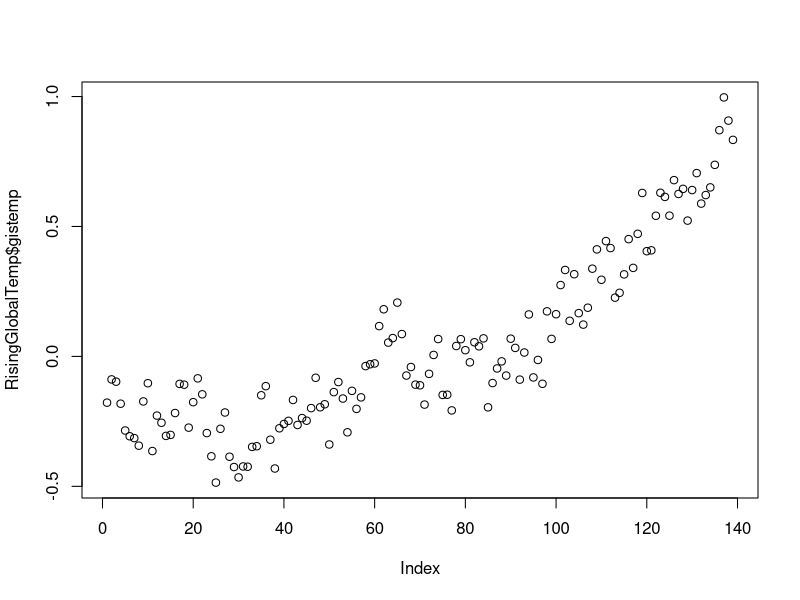
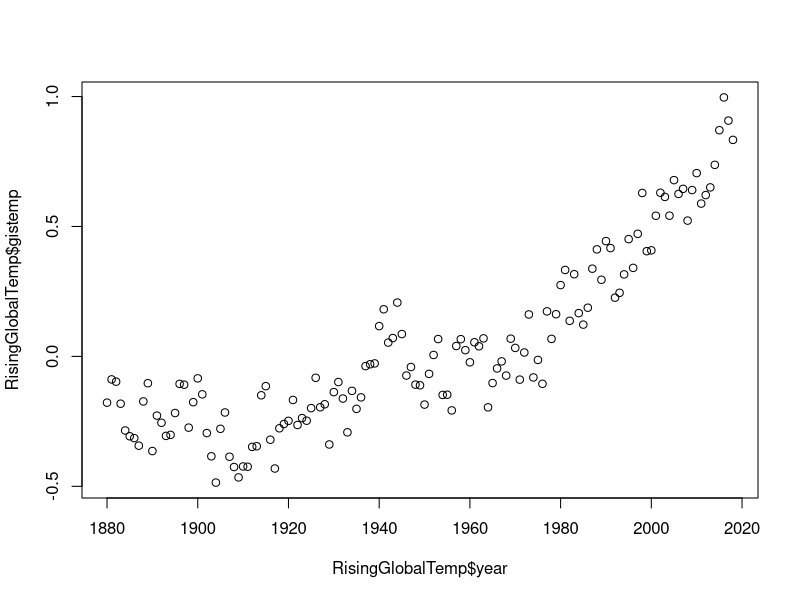
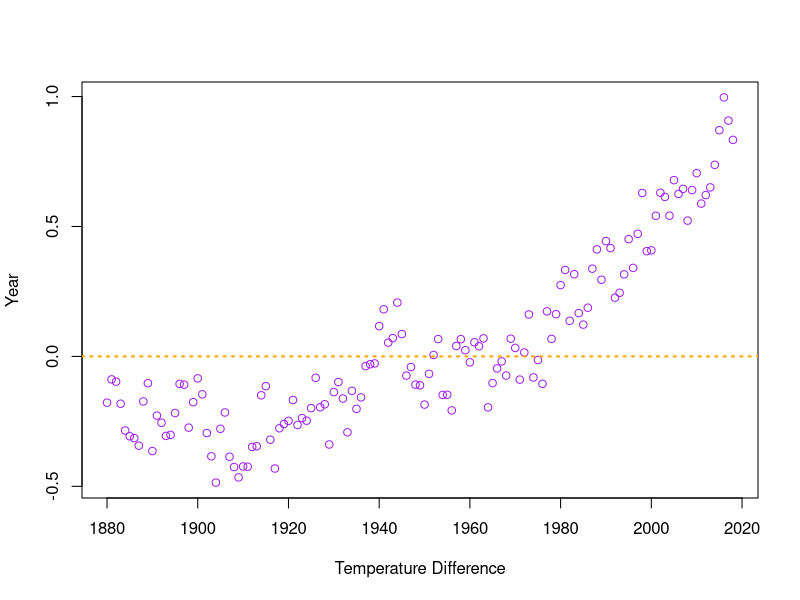
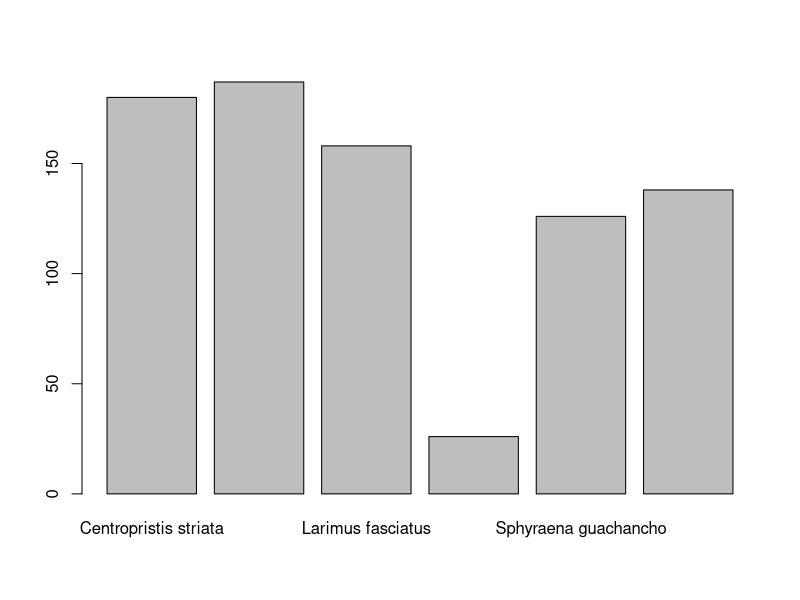
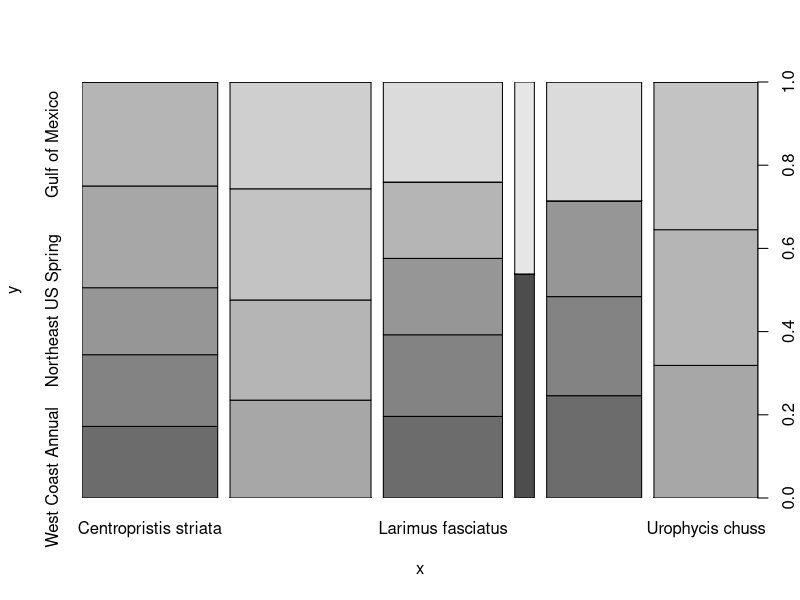

Write the R code that produced these figures, in order.
## ---- chunk 1
## loading required packages 

library(tidyverse) 

# includes ggplot2, dplyr, and readr [e.g., library(ggplot2); library(dplyr); library(readr)]

## ---- chunk 2

Fish6Species <- read_csv("Fish6Species.csv")
RisingGlobalTemp <- read_csv("RisingGlobalTemp.csv")

## ---- chunk 3
## run this to get the column names
colnames(RisingGlobalTemp)
## ---- chunk 4
plot(RisingGlobalTemp$gistemp) #scatterplot (by index)
## ---- chunk 5
plot(x = RisingGlobalTemp$year, y = RisingGlobalTemp$gistemp) # bivariate plot
## ---- chunk 6
plot(RisingGlobalTemp$year,RisingGlobalTemp$gistemp, xlab="Temperature Difference",
     ylab="Year", col="purple") # bivariate plot
## the abline adds a horizontal line at y=0. 
## lty changes the line type. lwd changes the line width.
abline(h=0, col="orange", lty=3, lwd=2)
## ---- chunk 7
## #[Your code and comments go in this code chunk] HINT: You may want to copy and paste the above code and modify accordingly.

## ---- chunk 8
## run this to get the colnames
colnames(Fish6Species)
## ---- chunk 9
# base R version
# Fish6Species <- Fish6Species[,-c(1,2)] 

# dplyr (tidyverse) version

Fish6Species <-
  Fish6Species %>%
  select(-`...1`,-X)

# NOTE: the minus (-) signs drop the variables from the data
  
## ---- chunk 10
#[Your code and comments go in this code chunk]

## ---- chunk 11
#[Your code and comments go in this code chunk]

## ---- chunk 12
# change the variables Species and Region into factors, and overwrite
Fish6Species <- 
  Fish6Species %>%
  mutate(Species = as.factor(Species), 
         Region = as.factor(Region))

summary(Fish6Species[,2:3])
## ---- chunk 13
## run this to view the default output for one categorical variable
plot(Fish6Species$Species)
## ---- chunk 14
plot(Fish6Species$Species, Fish6Species$Region) ## Mosaic plot
## ---- chunk 15
levels(Fish6Species$Species)
levels(Fish6Species$Region)
## ---- chunk 16

#[Your code and comments go in this code chunk]

